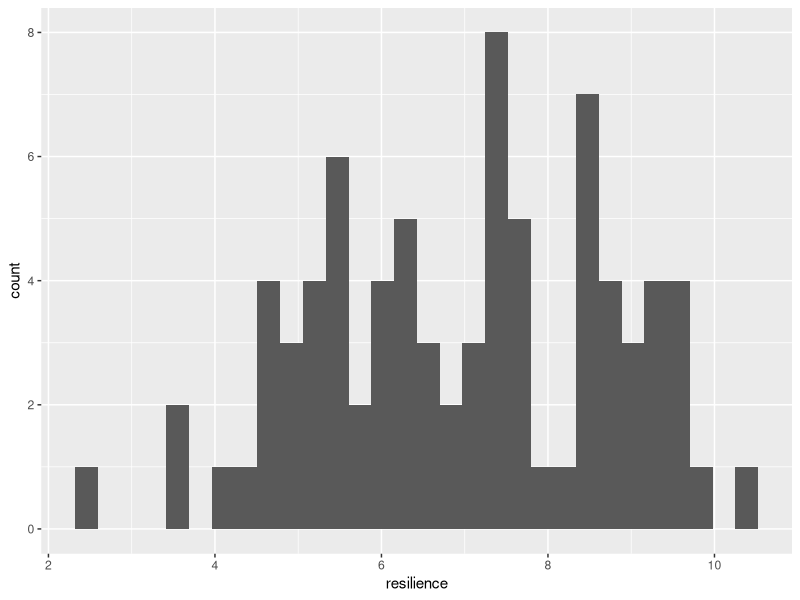
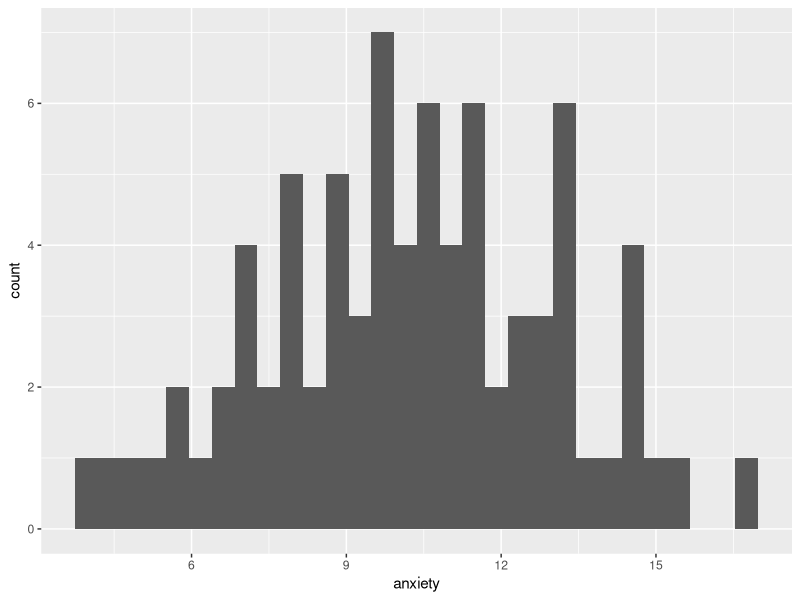
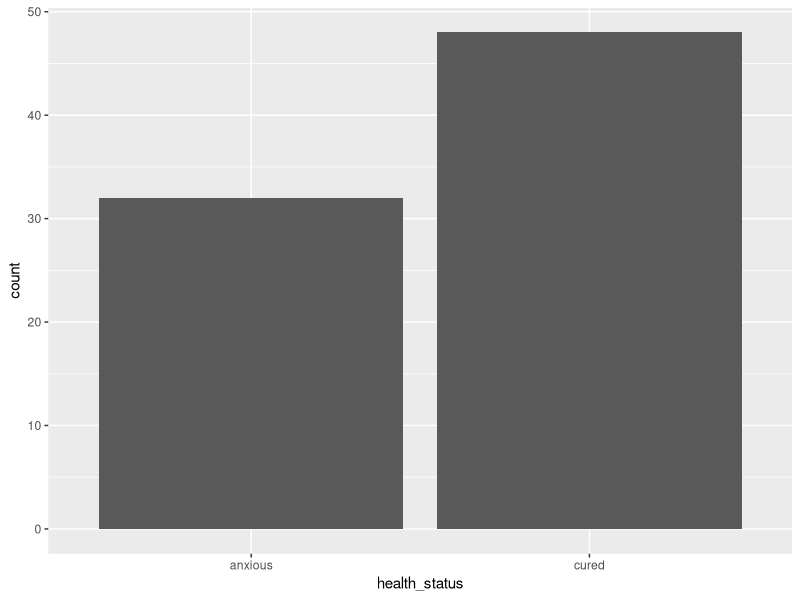
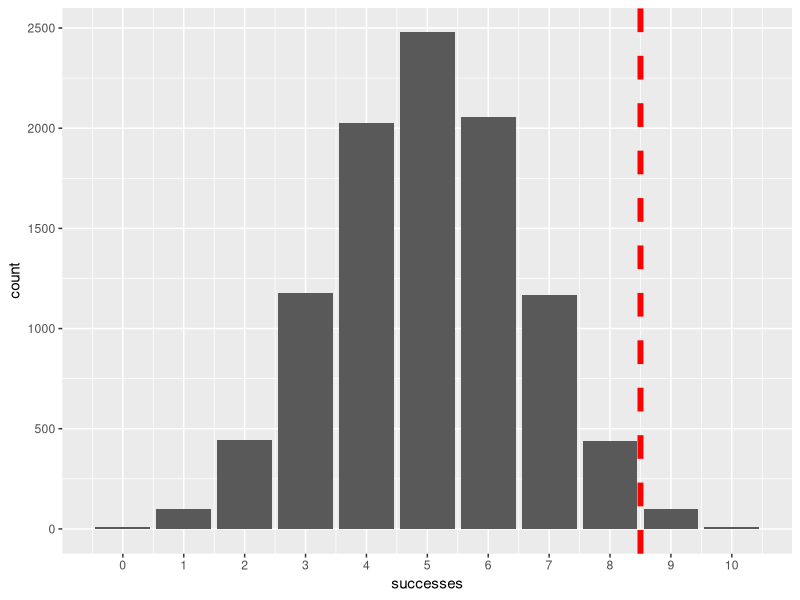
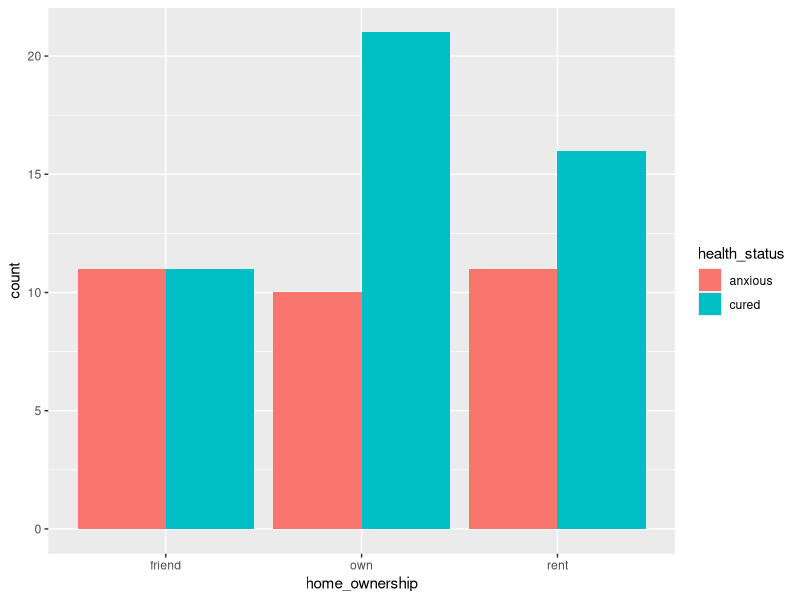
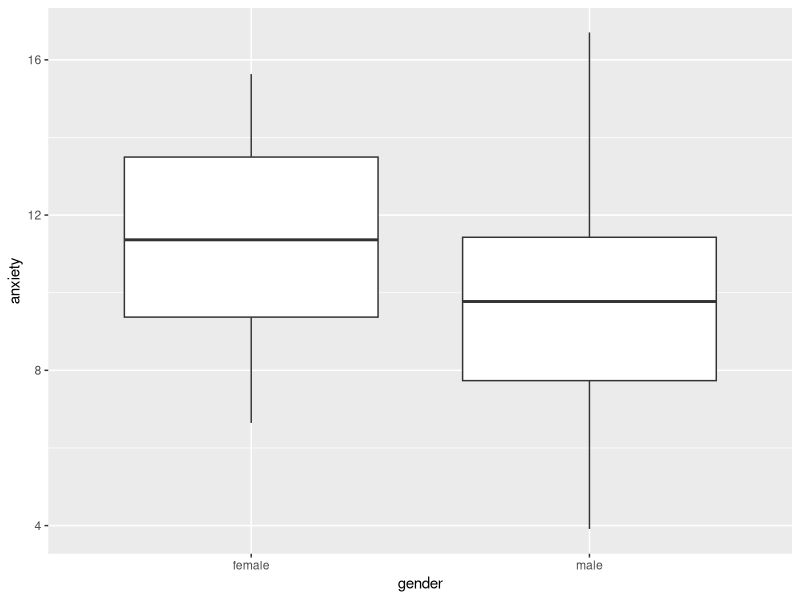
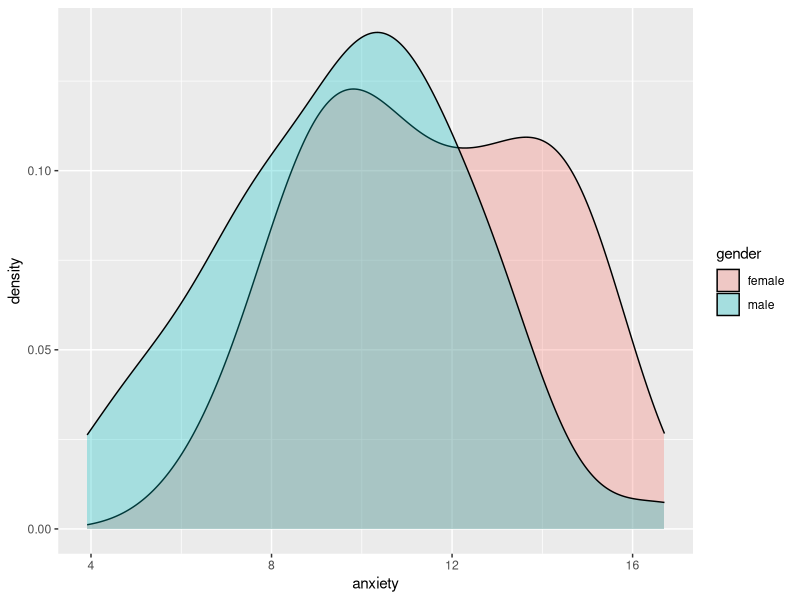
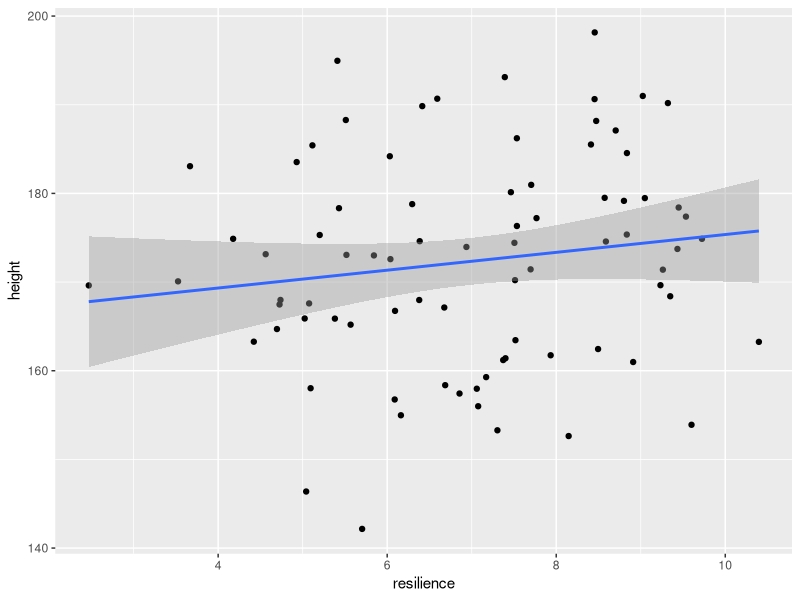

Reproduce these figures in R, in order.
# ---	
# title: "Seminar_5"	
# author: "Zoltan Kekecs"	
# date: "9 oktober 2019"	
# output: html_document	
# ---	


	


# # Ket valtozo kapcsolatanak vizsgalata, statisztikai inferencia	

# ## Az ora celja	

# Az ora celja hogy megismerkedjunk a statisztikai inferencia alapjaival ket valtozo kapcsolatanak elemzesen keresztul.	

# ## Package-ek betoltese	


if (!require("tidyverse")) install.packages("tidyverse")	
library(tidyverse) # for dplyr and ggplot2	


# ## Adatgeneralas az orahoz	

# Az alabbi kod adatokat general a szamunkra. Az adatgeneralashoz hasznlalt kod megertese ezen a szinten meg nem szukseges. 	


n_per_group = 40	
	
base_height_mean = 164	
base_height_sd = 10	
base_anxiety_mean = 18	
base_anxiety_sd = 2	
resilience_mean = 7	
resilience_sd = 2	
	
treatment_effect = - 3	
resilience_effect = - 0.8	
	
gender_bias = 0.7	
gender_effect = - 1	
gender_effect_on_height = 12	
	
	
treatment <- rep(c(1, 0), each = n_per_group)	
set.seed(1)	
	
gender_num <- rbinom(n = n_per_group * 2, size = 1, prob = 0.7)	
gender <- NA	
gender[gender_num == 0] = "female"	
gender[gender_num == 1] = "male"	
	
set.seed(2)	
home_ownership <- sample(c("own", "rent", "friend"), n_per_group * 2, replace = T)	
	
set.seed(3)	
resilience <- rnorm(mean = resilience_mean, sd = resilience_sd, n = n_per_group*2)	
	
set.seed(6)	
anxiety_base <- rnorm(mean = base_anxiety_mean, sd = base_anxiety_sd, n = n_per_group*2)	
anxiety <- anxiety_base + treatment * treatment_effect + resilience * resilience_effect + gender_num * gender_effect	
participant_ID <- paste0("ID_", 1:(n_per_group*2))	
	
set.seed(5)	
height_base <- rnorm(mean = base_height_mean, sd = base_height_sd, n = n_per_group*2)	
height <- height_base + gender_num * gender_effect_on_height	
	
	
group <- rep(NA, n_per_group*2)	
group[treatment == 0] = "control"	
group[treatment == 1] = "treatment"	
	
health_status <- rep(NA, n_per_group*2)	
health_status[anxiety < 11] = "cured"	
health_status[anxiety >= 11] = "anxious"	
	
data <- data.frame(participant_ID)	
data = cbind(data, gender, group, resilience, anxiety, health_status, home_ownership, height)	
data = as_tibble(data)	
	
data = data %>% 	
  mutate(gender = factor(gender))	
	
data = data %>% 	
  mutate(group = factor(group))	
	
data = data %>% 	
  mutate(health_status = factor(health_status))	
	
data = data %>% 	
  mutate(home_ownership = factor(home_ownership))	
	
data	
	
cor(height_base, resilience)	
	



# ## Adatellenorzes	

# Mint mindig, elemzes elott ellenorizzuk, hogy az adattal minden rendben van-e!	

# Lathatjuk, hogy 8 valtozo van az adattablaban. 	

# - participant_ID - reszvevo azonositoja	
# - gender - nem
# - group - csoporttagsag, ez egy faktor valtozo aminek ket szintje van: "treatment" (kezelt csoport), es "control" (kontrol csoport). A "treatment" csoport kapott kezelest, mig a "control" csoport nem kapott kezelest.	
# - resilience - reziliancia: a nehezsegekkel valo megkuzdes kepessege, ez egy szemlyes kepesseg, olyasmi mint a szemelyisegvonasok	
# - anxiety - szorongas szint	
# - health_status - a klinikai kriteriumok alapjan szorongonak vagy gyogyultnak tekintheto a szemely 	
# - home_ownership - lakhatasi helyzet: harom szintje van az alapjan hogy a szemely hol lakik: "friend" - baratnal vagy csaladnal lakik, "own" - sajat tulajdonu lakasban lakik, "rent" - berelt lakasban lakik, 
# - height - magassag


# Mondjuk hogy az adatok egy randomizalt kontrollalt klinikai kutatas eredmenyeibol szarmaznak, ahol a pszichoterapia hatekonysagat teszteltek. Olyan szemelyeket vontak be a kutatasba, akik egy hurrikan aldozatai voltak, es szorongassal kuszkodtek. A szemelyeknel felmertek a reziliancia szintjet, majd veletlenszeruen osztottak a szemelyeket egy kezelesi vagy egy kontrol csoportba. Ezt kovetoen a kezelesi csoport pszichoterapiat kapott 6 heten keresztul heti egyszer, mig a kontrol csoport nem kapott kezelest. A vizsgalat vegen megmertek a szemelyek szorongasszintjet, es a klinikai kriteriumok alapjan meghataroztak, hogy a szemely gyogyulnak, vagy szorongonak szamit-e.	




data	
	
data %>% 	
  summary()	
	
data %>% 	
  ggplot() +	
    aes(x = resilience) +	
    geom_histogram()	
	
data %>% 	
  ggplot() +	
    aes(x = anxiety) +	
    geom_histogram()	
	
data %>% 	
  ggplot() +	
    aes(x = health_status) +	
    geom_bar()	
	
set.seed(Sys.time())	


# ## Hipotezisek	

# Vizsgaljuk meg kutatasban szereplo valtozok osszefuggeset a hipotezisek menten.	

# Erre eloszor feltaro elemzest hasznalunk.	

# A kutatas hipotezise a kovetkezok voltak:	

# 1. Tobb a ferfi mint a no ebben a klinikai mintaban (**gender** vs. 50%).	
# 2. A pszichoterapiat kapo csoportban a terapia utan kevesebb lesz a klinikai kriteriumok alapjan szorongonak szamito szemely (**health_status** vs. **group**)	
# 3. A terapias csoportban alacsonyabb lesz a szorongas atlaga a kutatas vegere mint a kontrol csoportban (**anxiety** vs. **group**)	
# 4. A reziliancia es a kutatas vegen mert szorongasszint negativ osszefuggest fog mutatni (vagyis aki reziliensebb, annal alacsonyabb szorongasszintet fognak merni a kutatas vegen)  (**anxiety** vs. **resilience**)	


# ## Hipotezisteszteles	

# A statisztikai inferencia, es hipotezis teszteles soran az a celunk, hogy megallapitsuk, letezik-e egy bizonyos hatas vagy kapcsolat. De ezt a **null-hipotezis szignifikancia teszteles (NHST)** soran egy forditott logikaval tesszuk: azt allapitjuk meg, hogy mekkora a valoszinusege hogy az altalunk megfigyelt eredmenyt (vagy annal meg extremebb eredmenyt) kapjunk, amennyiben a null-hipotezis igaz.	

# Egy egyszeru pelda: az a sejtesem, hogy egy penzerme cinkelt, megpedig ugy hogy nagy valoszinuseggel fej legyen az eredmeny amikor feldobjuk. Ebben az esetben a null-hipotezisem az, hogy az erme nem cinkelt, vagyis ugyan akkora a valoszinusege fejet es irast kapni eredmenykent, ha feldobjuk.	

# - H1: cinkelt erme	
# - H0: nem cinkelt erme	

# Tegyuk fel hogy 10-szer feldobjuk az ermet, es 9-szer fejet dobunk. Mekkora a valoszinusege, hogy az erme cinkelt? Ezt nem tudjuk megmondani. Tobbek kozott azert sem mert nem tudjuk, mennyire lehet cinkelve. Viszont azt meg tudjuk mondani, hogy mekkora a valoszinusege, hogy ezt az eredmenyt kapnank, ha az erme **NINCS** cinkelve.	

# Annak a valoszinusege, hogy legalabb 9-szer (vagy tobbszor) fejet dobok 10 dobasbol egy nem cinkelt ermevel, p = 0.0107 (nagyjabol 1%). 	


	
probability_of_heads_if_H0_is_true <- 0.5	
	
heads <- 9	
total_flips <- 10	
probability_of_result = 1-pbinom(heads-1, total_flips, probability_of_heads_if_H0_is_true)	
	
probability_of_result	



# Ez a valoszinuseg maskepp leforditva azt jelenti, hogy ha ugyan ezt a kiserletet 100 szor megismetelnenk (mindegyikben 10 dobassal), akkor a 100 kiserletbol csak atlagosan 1-szer varnanak, hogy 9 vagy tobb fejet kapjunk. 	

# Ezt le is ellenorizhetjuk, ha randomizalunk mondjuk 10.000 hasonlo kiserletet az rbinom() funkcioval. Az abran lathato hogy csak a kiserletek igen kis szazalekaban kaptunk 9 vagy tobb "sikert". 	


successes = rbinom(n = 10000, size = 10, prob = 0.5)	
random_flips = data.frame(successes)	
	
library(ggplot2)	
	
ggplot(data = random_flips) +	
  aes(x = successes) +	
  geom_bar()+	
  scale_x_continuous(breaks = 0:10)+	
  geom_vline(xintercept = 8.5, col = "red", linetype = "dashed", size = 2)	
	
	


# Vagyis ez egy eleg meglepo (bar nem lehetetlen) eredmeny, ha az erme nem lenne cinkelve. Amikor NHST-t csinalunk, ez alapjan hozzuk meg a dontesunket arrol, hogy **elvetjuk-e** a null-hipotezist, vagy, kello bizonyitek hijan **megtartjuk** azt.	

# A pszichologiaban altalaban **p < 0.5** hatarerteket hasznalunk a donteshozasban, vagyis ha egy olyan meglepo eredmenyt figyelunk meg, aminek a valoszinusege kisebb mint 5% ha a null-hipotezis igaz, akkor elvetjuk a null-hipotezist. Vagyis a fenti eredmeny eseten elvethetnek a hull-hipotezist, mert a megfigyelt eredmeny vagy annal extremebb eredmeny valosinusege 1% (p = 0.01), ami kisebb mint 5% (p < 0.05).	


# ## Statisztikai tesztek	

# A megfigyeles valoszinuseget a null-hipotezis helyesseget feltetelezve altalaban egy statisztikai teszt mondja meg nekunk. Ezen az oran negy statisztikai tesztet fogunk megismerni.	

# - binomialis teszt	
# - khi-negyzet teszt	
# - korrelacios teszt	
# - t-teszt	

# ### binomialis teszt	

# A fenti hipotezist pl. tesztelhetjuk a **binomialis teszttel**, aminek R-ben binom.test() a funkcioja. Az x helyere a megfigyelt "celmegfigyelesek" vagy "sikerek" szamat (a mi esetunkben a fejek szamat), az n helyere az osszes megfigyeles szamat, a p helyere pedig a null-hipotezes helyesseget feltetelezve a "celmegfigyelesek" eleresenek valoszinuseget kell beirni. Ezt valoszinusegkent kell megadni, ami 0 es 1 kozotti szam (0 = 0% esely, 1 = 100% esely)	


	
binom.test(x = heads, n = total_flips, p = probability_of_heads_if_H0_is_true, alternative = "greater")	
	


# Ennek a tesztnek az eredmenye a kovetkezot mutat:	

# - p-value: p-ertek, annak a valoszinusege, hogy az altalunk megfigyelt, vagy extremebb eredmenyt kapunk, feltetelezve hogy a null-hipotezis helyes. Altalaban ha ez az ertek 0.05 alatti, akkor elvetjuk a null-hipotezist.	
# - alternative hypothesis: Itt irja le, hogy mi volt a H1, ami a mi esetunkben az volt, hogy a fej valoszinusege nagyobb mint 0.5 (50%). Ez egyben azt is jelenti, hogy a null-hipotezisunk az volt, hogy a fej valoszinusege 0.5 VAGY KISEBB.	
# - 95 percent confidence interval (vagy roviden 95% CI): a 95%-os konfidencia intervallum. Ez azt jelenti, hogy ha a kiserletet sokszor megismeteljuk es ugyan igy kiszamoljuk a konfidencia intervallumot minden kiserletnel, az igy kapott konfidencia intervallumok 95%-a tartalmazni fogja a valos hatasmeretet (ami a mi esetunkben a "siker" valoszinusege). Fontos, hogy nem tudjuk, hogy a mi kiserletunkban a konfidencia intervallum tartalmazza-e a valos hatasmeretet.	
# - sample estimates: A "siker" ("celmegfigyeles", a mi esetunkben a fej) valoszinusegenek becsult merteke a populacioban a megfigyelt valoszinuseg alapjan. Ez egy pontbecsles, ami mindig megegyezik a megfigyelt valoszinuseggel.	


# Arrol hogy az eredmenyt hogy irhatjuk le, lasd az orai anyag pdf valtozatat

# *________________________________*	

# *Gyakorlas*	

# Teszteld a hipotezist, hogy "Tobb a ferfi mint a no ebben a klinikai mintaban" (**gender** valtozo)	

# - Ezt ugyan ugy teheted meg, mint a fenti peldaban, hiszen a null-hipotezis az, hogy a ferfiak ("male") elvart valoszinusege 50% vagy kevesebb (p = 0.5). Szoval a ferfiak ekvivalensek a "fejekkel" a penzfeldobasos peldaban.	
# - Meg kell hataroznod a ferfiak szamat a mintaban, es a teljes mintaelemszamot, hogy ki todd tolteni a binom.test() fuggveny parametereit.	
# - Ez utan vegezd el a tesztet	
# - Es ird le a fentiek szerint az eredmenyeket.	


# *________________________________*	


# ## Ket kategorikus valtozo kapcsolata: Khi-negyzet proba (Chi-squared test)	

# A Khi-negyzet proba ket kategorikus valtozo kapcsolatat hivatott megvizsgalni.	

# Peldaul megvizsgalhatjuk, hogy van-e kapcsolat abban, hogy a szemelyek lakhatasi helyzete (**home_ownership**) es a kozott, hogy a kutatas vegen az egyes szemelyek meggyogyultak-e (**health_status**).	

# Eloszor feltaro elemzest vegzunk:	

# - tablazatot rajzolunk a ket valtozo kapcsolatarol	
# - abrat keszitunk (pl. geom_bar)	


	
table(data$home_ownership, data$health_status)	
	
data %>% 	
  ggplot() +	
    aes(x = home_ownership, fill = health_status) +	
    geom_bar(position = "dodge")	
	


# Ez utan elvegezzuk a Khi-negyzet probat. Ehhez eloszor keszitenunk kell egy tablazatot a ket valtozo kapcsolatarol, amit egy uj objektumban elmentunk.	

# A Khi-negyzet proba azt a null-hipotezist teszteli, hogy a csoportokban ugyan olyan a masik kategorikus valtozo eloszlasa (vagyis a mi esetunkben a null hipotezis hogy ugyan olyan aranyban gyogyulnak meg akik baratnal laknak, akiknak sajat lakasuk van, es akik berlik a lakast).	


	
ownership_health_status_table = table(data$home_ownership, data$health_status)	
ownership_health_status_table	
	
chisq.test(ownership_health_status_table)	
	


# Arrol hogy az eredmenyt hogy irhatjuk le, lasd az orai anyag pdf valtozatat




# *________________________________*	

# *Gyakorlas*	

# Teszteld a 2. hipotezist, hogy "A pszichoterapiat kapo csoportban a terapia utan kevesebb lesz a klinikai kriteriumok alapjan szorongonak szamito szemely" (**health_status** vs. **group**)	

# - Ezt ugyan ugy teheted meg, mint a fenti peldaban, hiszen a null-hipotezis az, hogy nincs kulonbseg a csoporttagsag szerint (treatment vs. control) abban hogy milyen aranyban gyogyultak meg a kutatas vegere.	
# - Eloszor vegezzunk egy feltaro elemzest egy tablazattal a ket valtozo kapcsolatarol a table() funkcioval es egy abraval (mondjuk geom_bar() hasznalataval) 	
# - A tablazatot mentsd el egy uj objektumba	
# - Ez utan vegezd el a tesztet, chisq.test()	
# - Es ird le a fentiek szerint az eredmenyeket.	


# *________________________________*	


# ## Egy numerikus valtozo atlaganak kolunbsege csoportok kozott: anova es t-teszt	

# Tesztelhetjuk peldaul, hogy van-e kulonbseg a nemek kozott (**gender**) a kutatas vegen mert szorongas szintjeben (**anxiety**).	

# Eloszor szokas szerint feltaro elemzest vegzunk atlagok csoportonkenti osszehasonlitasaval es abraval. Erre pl. remek a geom_boxplot() es a geom_density()	


	
summary = data %>% 	
  group_by(gender) %>% 	
    summarize(mean = mean(anxiety), sd = sd(anxiety))	
summary	
	
data %>% 	
  ggplot() +	
    aes(x = gender, y = anxiety) +	
    geom_boxplot()	
	
data %>% 	
  ggplot() +	
    aes(x = anxiety, fill = gender) +	
    geom_density(alpha = 0.3)	
	
	


# Lathatjuk a feltaro elemzes alapjan, hogy a nok szorongasszintje nagyobb valamivel mint a ferfiake atlagosan. Most nezzuk meg, ez a kulonbseg statisztikailag szignifikans-e.	

# Arra, hogy meghatarozzuk van-e kulonbseg ket csoport kozott valamilyen numerikus valtozo atlagaban, hasznalhatjuk a t-tesztet, t.test().	


	
t_test_results = t.test(anxiety ~ gender, data = data)	
t_test_results	
	
mean_dif = summary %>% 	
    summarize(mean_dif = mean[1] - mean[2])	
mean_dif	
	


# Arrol hogy az eredmenyt hogy irhatjuk le, lasd az orai anyag pdf valtozatat

# Ha egy kategorikus valtozon belul tobb csoportunk is van, hasznalhatjuk az egyszempontos ANOVA-t (one-way ANOVA) az aov() funkcioval a t.test() helyett. A formula amit be kell irni ugyan ugy nez ki, mint a t-teszt eseten.	

# Mondjuk alabb azt teszteljuk hogy van-e kulonbseg a lakhatasi helyzet csoportjai kozott a szorongasszintben. Itt valojaban azt teszteljuk, hogy paronkent akarmelyik csoport kozott van-e szignifikans kulonsbeg.	


	
ANOVA_result = aov(anxiety ~ home_ownership, data = data)	
summary(ANOVA_result)	
	


# Arrol hogy az eredmenyt hogy irhatjuk le, lasd az orai anyag pdf valtozatat

# Alabb lathato, hogyan produkalnank a megfelelo tablazatot a szorongas atlagaval home_ownership csoportok szerint.	


	
summary_home_ownership_vs_anxiety = data %>% 	
  group_by(home_ownership) %>% 	
    summarize(mean = mean(anxiety), sd = sd(anxiety))	
summary_home_ownership_vs_anxiety	


# ### Egyoldalu vs. ketoldalu tesztek	

# Fontos, hogy ha van elozetes elkepzelesunk a hipotezisalkotaskor arrol, hogy milyen iranyu lesz a hatas, akkor egy-oldalu (one-sided) tesztet kell hasznalnunk az alapertelmezett ket-oldalu teszt helyett.	

# Peldaul tegyuk fel hogy amikor a hipotezisunket meghataroztuk (idealis esetben ez meg az adatgyujtes elott megtortenik), ugy gondoltuk, hogy a noknek magasabb lesz a szorongasszintjuk, mint a ferfiaknak. Ezt az alternative = "greater" parameterrel hatarozhatjuk meg.	

# Ha osszehasonlitjuk ezt az eredmenyt a korabbi t-teszt eredmenyevel, eszrevehetjuk hogy minden szam valtozatlan maradt, kiveve a p-erteket, ami pontosan felere csokkent, es a 95%-os konfidencia intervallumot, aminek a felso hatara most egy vegtelen nagy szam (inf).	

# A p-ertek azert felezodott meg, mert azzal, hogy meghataroztuk, melyik iranyban fog a ket csoport kulonbozni egymastol fele akkora lett az eselye hogy a most megfigyelt, vagy annal nagyobb kulonbseget kapunk a null-hipotezis helyesseget feltetelezve. Vagyis amikor tudjuk, milyen iranyu hatast varunk el, mindig erdemes egy-oldalu tesztet alkalmazni, mert ezzel no a statisztikai eronk.	

# Az egyoldalu tesztek eseten amikor az a hipotezisunk, hogy a referencia-csoport atlaga magasabb lesz, (alternative = "greater"), akkor a konfidencia intervallumnak csak az also hatarat szamoljuk ki. Ezert irja a teszt eredmenye hogy a 95% CI 1.11, Inf, vagyis felfele a vegtelesegig tart a konfidencia intervallum.	


	
t_test_results_one_sided = t.test(anxiety ~ gender, data = data, alternative = "greater")	
t_test_results_one_sided	
	


# Arrol hogy az eredmenyt hogy irhatjuk le, lasd az orai anyag pdf valtozatat


# Nezzuk meg, mi tortenne, ha azt tippeltuk volna a hipotezisalkotaskor, hogy a noknek alacosnyabb lesz a szorongasszintjuk. Ezt ugy hatarozhatjuk meg, hogy a t.test() funkcioban alternative = "less" parametert allitunk be.	

# A p-ertek itt majdnem eleri az 1-et, vagyis nagyon nagy a valoszinusege, hogy a null-hipotezis helyesseget feltetelezve ilyen, vagy ennel extremebb kulonbseget figyelunk meg. Nem is csoda, hiszen a null hipotezisunk itt az hogy a nok szorongasanak atlaga nem fog kulonbozni, vagy nagyobb lesz mint a ferfiake, es azt tapasztaltuk, hogy valoban nagyobb volt, vagyis a megfigyeles egyaltalan nem segit abban, hogy elutasitsuk a null-hipotezist. 	



	
t_test_results_one_sided = t.test(anxiety ~ gender, data = data, alternative = "less")	
t_test_results_one_sided	
	


# Azt is erdemes megjegyezni, hogy a "greater" es a "less" minding a kategorikus valtozo referencia-szintjere vonatkozik. Ha ezt nem allitottuk be maskepp, pl. a factor (levels = ) funkcioval, akkor a referencia-szint az ABC sorrendben elorebb levo szint lesz. A fenti esetben a ket szint a "female" es a "male", amik kozul a "female" jon elobb ABC sorrendben. Ha azt tippeltuk volna, hogy az lenne a hipotezisunk, hogy a ferfiak ("male") szorongasszintje lesz magasabb, akkor alternative = "less"-t kellene beallitanunk, mert ezzel egyben azt tippeljuk, hogy a referenciaszint ("felame") atalaga lesz az alacsonyabb. Vagy at kellene allitani a referenciaszintet. 	



# *________________________________*	

# *Gyakorlas*	

# Teszteld a 3. hipotezist, hogy "A terapias csoportban alacsonyabb lesz a szorongas atlaga a kutatas vegere mint a kontrol csoportban" (**anxiety** vs. **group**)	

# - Eloszor vegezzunk egy feltaro elemzest egy tablazattal a ket valtozo kapcsolatarol a summarize(mean(), sd()) funkciokkal, es keszitsunk abrat, mondjuk geom_boxplot() segitsegevel.	
# - egy- vagy ketoldalu tesztet kell alkalmaznunk? (gondolj arra, hogy a hipotezisunkben megjosoljuk-e a hatas vagy kulonbseg iranyat vagy sem)	
# - Mi a null-hipotezis ebben az esetben?	
# - Melyik tesztet erdemes hasznalni, az egyvaltozos ANOVA-t, vagy a t-tesztet? (gondolj arra, hogy hany csoport (szint) van a kategorikus valtozon belul)	
# - Ez utan vegezd el a tesztet	
# - Es ird le a fentiek szerint az eredmenyeket.	


# *________________________________*	

# ## Ket numerikus valtozo kozotti kapcsolat, korrelacio, cor.test()	

# Vizsgaljuk meg, van-e egyuttjaras a reziliencia (**resilience**) es a magassag (**height**) kozott.	

# Eloszor vegezzunk feltaro elemzest a korrelacios egyutthato kiszamitasaval, es egy pontdiagrammal. Hasznaljunk geom_point() es geom_smooth() geomokat egyszerre, es hasznaljuk az "lm" modszert a trendvonal megrajzolasara.	


	
data %>% 	
  select(resilience, height) %>% 	
    cor()	
	
data %>% 	
  ggplot() +	
    aes(x = resilience, y = height) +	
      geom_point() +	
      geom_smooth(method = "lm")	
	


# A ket valtozo fuggetlennek tunik egymastol a feltaro elemzes alapjan, de elkepzelheto, hogy a hatas, barmilyen kicsit is, megis statisztikailag szignifikans, szoval vegezzuk el a statisztikai tesztet is.	

# Ezt a pearson korrelacios teszt segitsegevel tehetjuk meg, cor.test() a kovetkezo keppen:	


	
correlation_result = cor.test(resilience, height, data = data)	
correlation_result	
	


# Arrol hogy az eredmenyt hogy irhatjuk le, lasd az orai anyag pdf valtozatat

# Hasonloan a t-teszthez, a korrelacios teszt eseteben is erdemes egyoldalu tesztet hasznalni amikor a hipotezisunk megmondja a kapcsolat iranyat is, nem csak azt, hogy van kapcsolat a ket valtozo kozott.	

# Peldaul feltetelezzuk, hogy a ket valtozo kozotti kapcsolat pozitiv lesz. Vagyis egy ember minel magasabb, annal magasabb a rezilienciaja. Ezt ugy adhatjuk meg a statisztikai teszt specifikaciojakor, hogy a formulahoz hozzatesszuk az alternative = "greater" parametert. Ha az eredmenyt osszehasonlitjuk az elozo korrelacios teszt eredmenyevel, lathatjuk, hogy a p-ertek is megvalozott. A konfidencia intervallumnak itt is csak az also hatara erdekes, a felso hatara a leeheto legmagasabb erteket veszi fel ilyenkor, ami a korrelacional 1.	


	
correlation_result_greater = cor.test(resilience, height, data = data, alternative = "greater")	
correlation_result_greater	
	




# *________________________________*	

# *Gyakorlas*	

# Teszteld a 4. hipotezist, hogy "A reziliancia es a kutatas vegen mert szorongasszint negativ osszefuggest fog mutatni (vagyis aki reziliensebb, annal alacsonyabb szorongasszintet fognak merni a kutatas vegen)" (**anxiety** vs. **resilience**)	

# - Eloszor vegezzunk egy feltaro elemzest a korrelacios egyutthato meghatarozasaval es egy pontdiagrammal a ket valtozo kapcsolatarol.	
# - egy- vagy ketoldalu tesztet kell alkalmaznunk? (gondolj arra, hogy a hipotezisunkben megjosoljuk-e a hatas vagy kulonbseg iranyat vagy sem)	
# - Mi a null-hipotezis ebben az esetben?	
# - Ez utan vegezd el a tesztet	
# - Es ird le a fentiek szerint az eredmenyeket.	


# *________________________________*	


# ### A statisztikai tesztek eredmenyenek kozleserol altalaban	

# A statisztikai tesztek eredmenyenek kozlese soran a kovetkezo informaciokat szoktuk megadni altalanossagban. Ez tesztrol tesztre valtozhat, de az alabbiak kozul minel tobb informaciot megadnunk, annal jobb.	

# - az eredmeny szoveges leirasa	
# - teszt-statisztika	
# - szabadsagfok (ez egyszeru teszteknel altalaban az elemszammal is megadhato)	
# - p-ertek	
# - hatas merteke (parameterbecsles)	
# - hatasmertek 95%-os konfidencia intervalluma	
